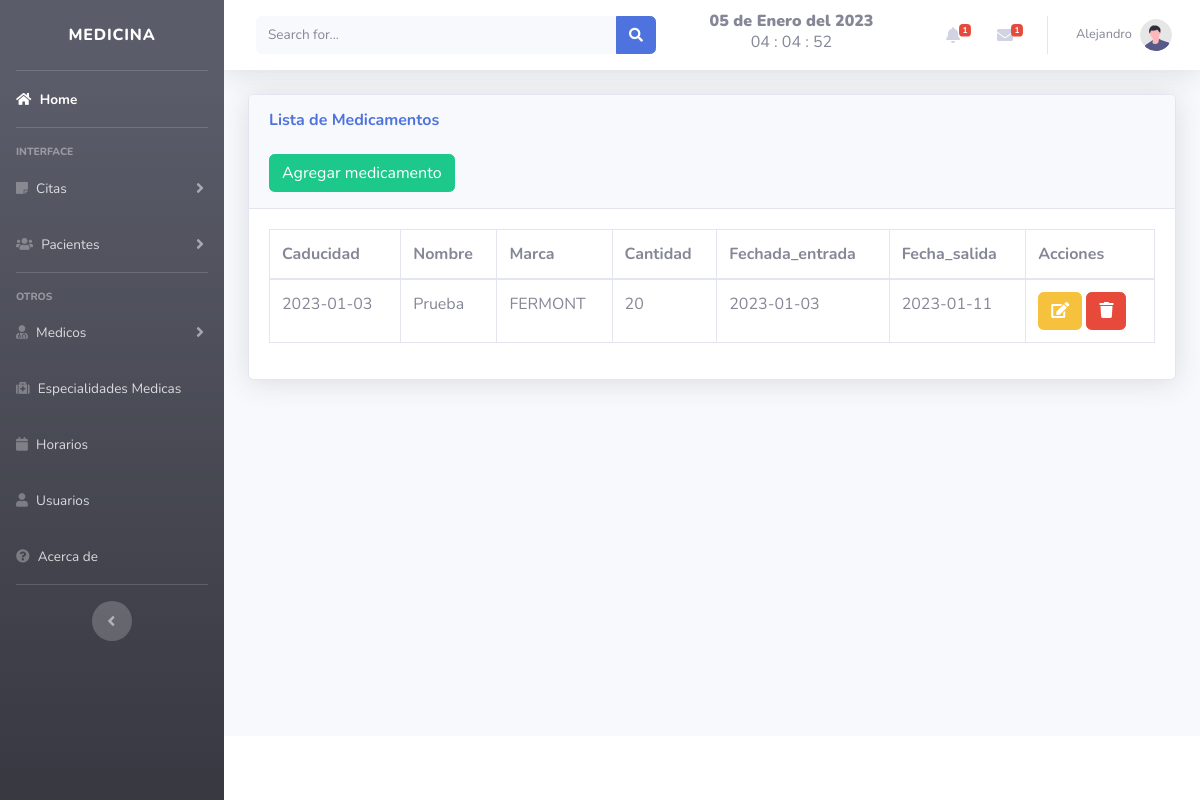
Page /views/medicamentos.php (signed in) on the committed database.
### tables this page shows
CREATE TABLE `medicamentos` (
  `id` int(11) NOT NULL,
  `caducidad` date NOT NULL,
  `medicamento` varchar(50) NOT NULL,
  `marca` varchar(50) NOT NULL,
  `cantidad` int(11) NOT NULL,
  `entrada` date NOT NULL,
  `salida` date NOT NULL
);

### views/medicamentos.php (the view, shortened to what this page needs)
<!DOCTYPE html>
<html lang="en">
<head>
</head>
<?php include "../includes/header.php"; ?>
<body id="page-top">
    <div class="container-fluid">
        <div class="card shadow mb-4">
            <div class="card-header py-3">
                <h6 class="m-0 font-weight-bold text-primary">Lista de Medicamentos</h6>
                <br>
                <button type="button" class="btn btn-success" data-toggle="modal" data-target="#medicamento">
                    <span class="glyphicon glyphicon-plus"></span> Agregar medicamento </a></button>
            </div>
            <div class="card-body">
                <div class="table-responsive">
                    <table class="table table-bordered" id="dataTable" width="100%" cellspacing="0">
                        <thead>
                            <tr>
                                <th>Caducidad</th>
                                <th>Nombre</th>
                                <th>Marca</th>
                                <th>Cantidad</th>
                                <th>Fechada_entrada</th>
                                <th>Fecha_salida</th>
                                <th>Acciones</th>
                            </tr>
                        </thead>
                        <?php
                        include "../includes/db.php";
                        $result = mysqli_query($conexion, "SELECT * FROM medicamentos");
                        while ($fila = mysqli_fetch_assoc($result)) :
                        ?>
                            <tr>
                                <td><?php echo $fila['caducidad']; ?></td>
                                <td><?php echo $fila['medicamento']; ?></td>
                                <td><?php echo $fila['marca']; ?></td>
                                <td><?php echo $fila['cantidad']; ?></td>
                                <td><?php echo $fila['entrada']; ?></td>
                                <td><?php echo $fila['salida']; ?></td>
                                <td>
                                    <a class="btn btn-warning" href="../includes/editar_medicamento.php?id=<?php echo $fila['id'] ?> ">
                                        <i class="fa fa-edit "></i> </a>
                                    <a href="../includes/eliminar_medicamento.php?id=<?php echo $fila['id'] ?> " class="btn btn-danger btn-del">
                                        <i class="fa fa-trash "></i></a></button>
                                </td>
                            </tr>
                        <?php endwhile; ?>
                    </table>
                </div>
            </div>
        </div>
    </div>
    <?php include "../includes/footer.php"; ?>
    <?php include "../includes/form_medicamento.php"; ?>
</body>
</html>

### rows in the picture
medicamentos: caducidad "2023-01-03", medicamento "Prueba", marca "FERMONT", cantidad "20", entrada "2023-01-03", salida "2023-01-11"

### other values in the picture
fecha() "05 de Enero del 2023"
$_SESSION['nombre'] "Alejandro"
